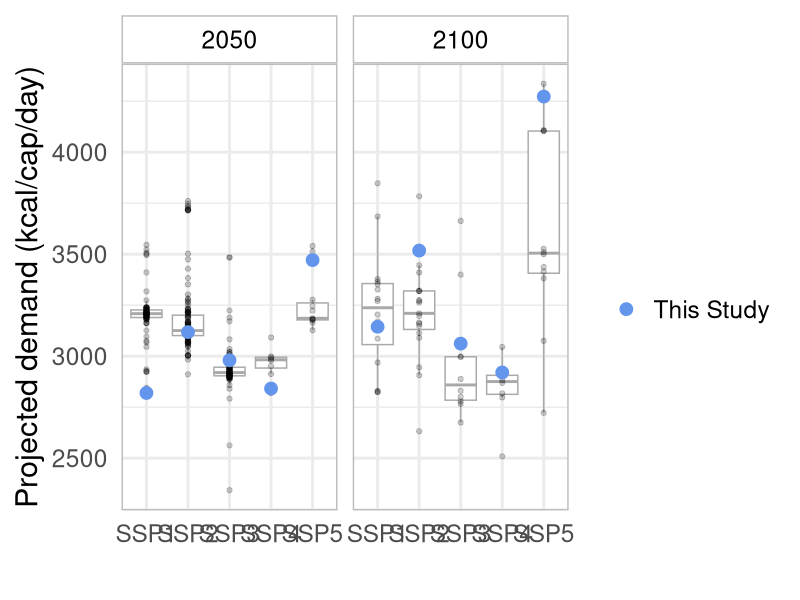

Generate this figure with R:
library(ggplot2)
library(dplyr)
library(tidyr)
library(readxl)

#load in data
litData=read_excel("Data/input/publishedDemandProj.xlsx")

#Separate data from this study and other studies
demand = litData %>% filter(source != "This study", ssp != "No class")
thisStudyDemand = litData %>% filter(source == "This study")

#Boxplot comparing projections by SSP (Figure 5)
ggplot(data = demand, aes(x=ssp, y = proj)) +
  geom_boxplot(outlier.shape= NA, color = "darkgrey") +
  geom_point(color = "black", size=1.5, alpha=0.2)+
  geom_point(data = thisStudyDemand, aes(color="cornflowerblue"), size = 4)+
  labs(x = "",
       y = "Projected demand (kcal/cap/day)",
       color = "")+
  theme_minimal(base_size =22)+
  theme(panel.border = element_rect(color = "grey", fill=NA))+
  theme(strip.background = element_rect(color = "grey", fill=NA),
        strip.text = element_text(color = "black"))+
  scale_color_manual(values = "cornflowerblue", labels = "This Study")+
  facet_wrap(~year)
